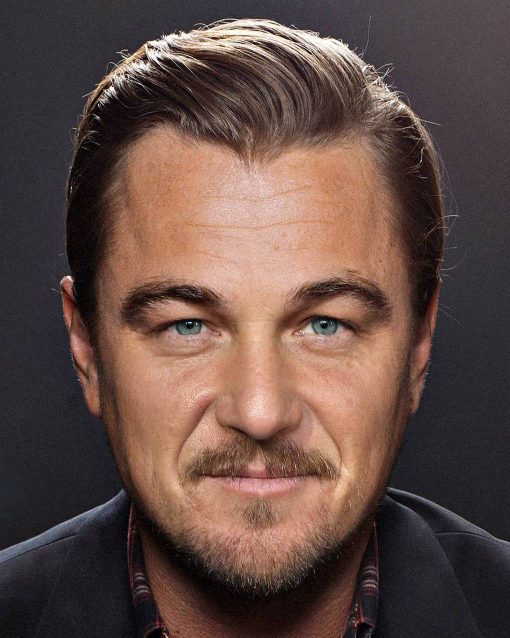
#> input picture images/face.jpg, 1020 x 1275 px (shown at 1/2 size)
$ python Lesson6.py
#> lines starting #> are read from the running program, lines starting #| are printed output that depends on the picture
#Побитовые операции и маски
import cv2
import numpy as np

photo = cv2.imread('images/face.jpg')
#> photo is the input picture: shape (1275, 1020, 3); mean B, G, R 69.2, 75.6, 98.2
photo = cv2.resize(photo, (photo.shape[1] // 2, photo.shape[0] // 2))
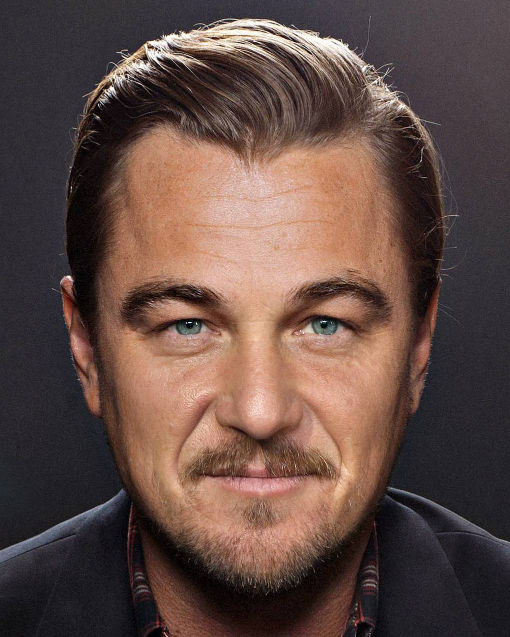
#> photo: shape (637, 510, 3); mean B, G, R 69.1, 75.5, 98.1
img = np.zeros(photo.shape[:2],dtype='uint8')

circle = cv2.circle(img.copy(),(260, 300), 120, 255, -1)
square = cv2.rectangle(img.copy(), (25, 25),(250, 350), 255, -1)

img = cv2.bitwise_and(photo,photo, mask=circle) #вырезали у фото, все что за кругом (всё что совпадает)
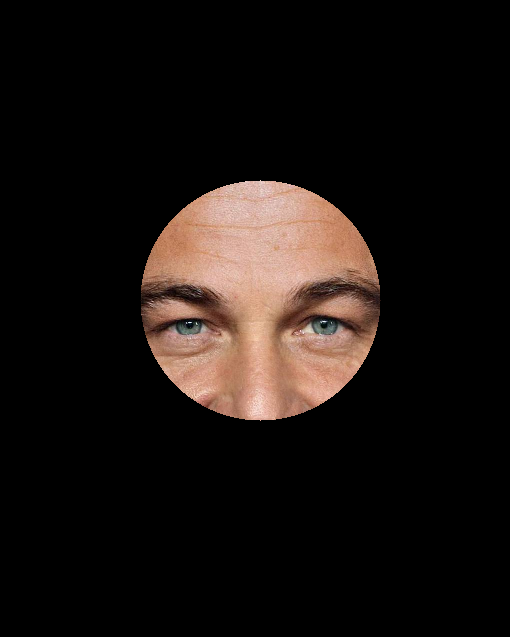
#> img: shape (637, 510, 3); mean B, G, R 16.2, 19.2, 25.8
#img = cv2.bitwise_or(circle,square) #полное объединение
#img = cv2.bitwise_xor(circle,square) #объединение двух обьектов, но всё что совпадало вырезано
#img = cv2.bitwise_not(circle) #инверсия,круг был белым

cv2.imshow('res',img)
cv2.waitKey(0)

$ run again, with images/cars2.jpg copied over images/face.jpg
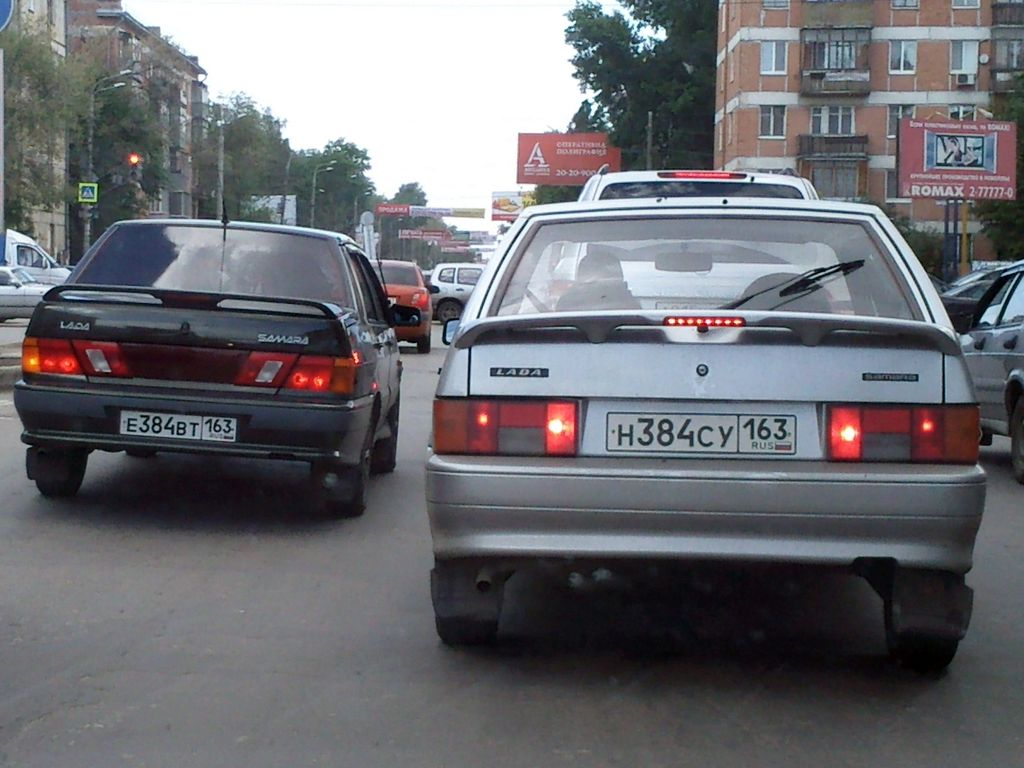
#> input picture images/cars2.jpg, 1024 x 768 px
#> photo is the input picture: shape (768, 1024, 3); mean B, G, R 113.4, 108.4, 108
#> photo: shape (384, 512, 3)
#> `img = cv2.bitwise_and(photo,photo, mask=circle)`:
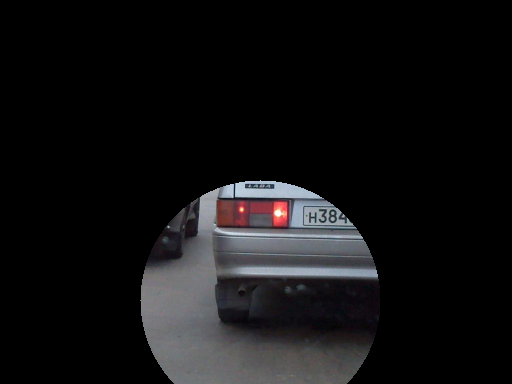
#> img: shape (384, 512, 3); mean B, G, R 18.2, 17.2, 17.6

$ run again, with images/cars4.jpg copied over images/face.jpg
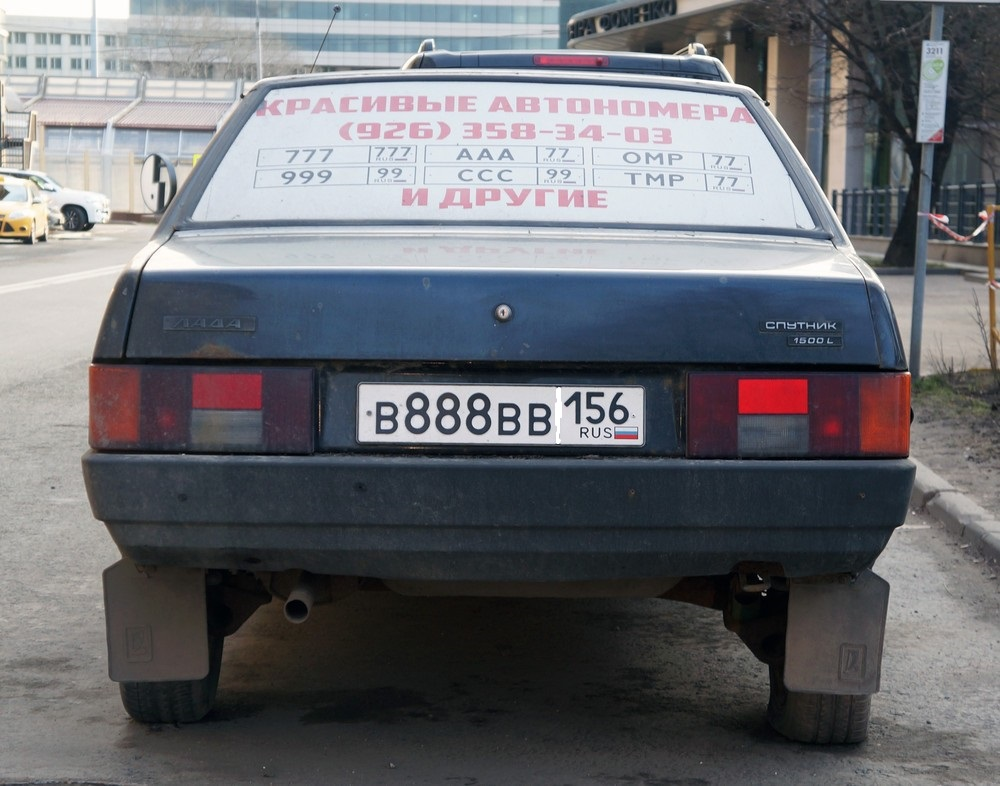
#> input picture images/cars4.jpg, 1000 x 786 px
#> photo is the input picture: shape (786, 1000, 3); mean B, G, R 111.4, 106.4, 104.8
#> photo: shape (393, 500, 3)
#> `img = cv2.bitwise_and(photo,photo, mask=circle)`:
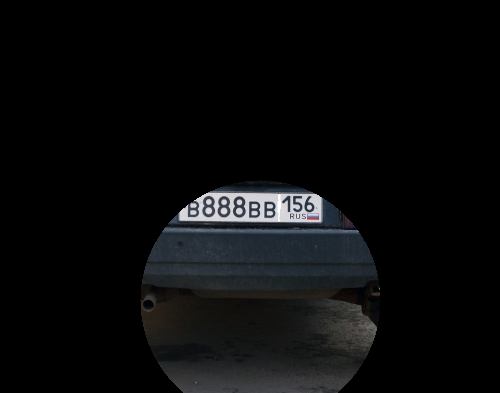
#> img: shape (393, 500, 3); mean B, G, R 11.2, 10.6, 10
